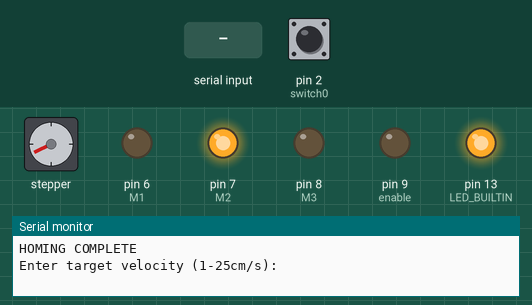
Bench run of a sketch on a simulated Arduino Uno, built with avr-gcc and run on an emulated ATmega328P. On the bench: stepper motor, output pins drawn as LEDs (lit = HIGH), the last lines printed to the serial monitor. Inputs (shaded band) come from the test bench; at power-on: pin 2 (switch0) LOW. Stepper angles assume 200 steps per turn.

Above: at 1.9 s.
2.0 s: "90,45,200\n" received over Serial
At 3.0 s:
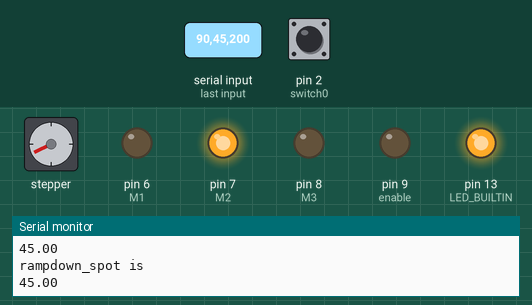
5.0 s: "30,150,10\n" received over Serial
At 7.4 s:
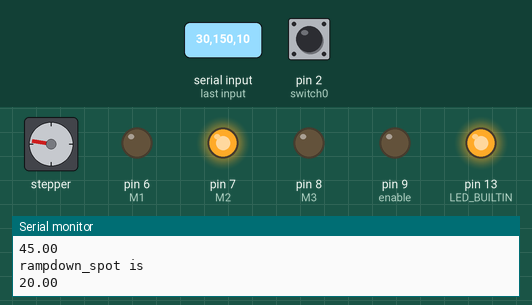
8.0 s: pin 2 (switch0) pulled HIGH for 3.2 s
13.4 s: "90,45\n" received over Serial
At 14.1 s:
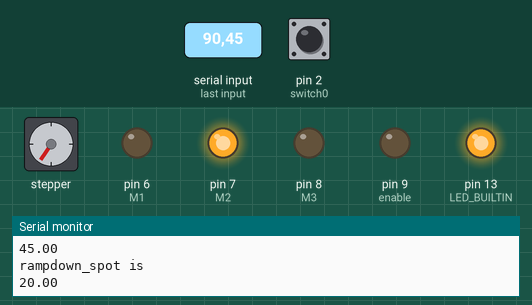
16.4 s: "30,150\n" received over Serial
At 17.7 s:
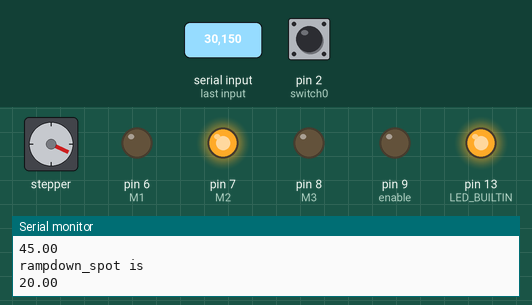
19.4 s: "1,90,45\n" received over Serial
Timing chart, 0 to 27.2 s (numbered marks = the images above; inputs shaded):
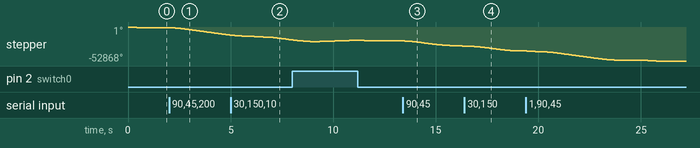

Measured:
- after the input at 2.0 s, stepper: keeps turning counter-clockwise at about 3825°/s, starting at once
- after the input at 13.4 s, stepper: keeps turning counter-clockwise at about 2713°/s, starting at once

The sketch:

gradual_accel_integrated.ino
```cpp
#include <AccelStepper.h>

//definitions
#define sixteenth_steps_per_cm 533
#define eighth_steps_per_cm  267
#define quarter_steps_per_cm  133
#define half_steps_per_cm  67
#define full_steps_per_cm  33

long int steps_per_cm = quarter_steps_per_cm; //num of steps to cover a cm
long int max_distance_allowed = 100; //dist in cm

long int max_position1_allowed = 70; //dist in cm
//long int max_position2_allowed = 60; //dist in cm

long int max_vel_allowed = 30; //velocity in cm/sec
long int max_vel_in_steps = max_vel_allowed * steps_per_cm; //convert to steps/sec
//long int max_accel_allowed = 30; //accel in cm/sq. sec
//long int max_accel_in_steps = max_accel_allowed * steps_per_cm; //convert to steps/sq sec

//pin assignments
int switch0 = 2; //high normally, goes low when limit switch is hit
int enable = 9; //enable pin for the stepper output.
int M1 = 6;
int M2 = 7;
int M3 = 8;

// Define a stepper and the pins it will use
AccelStepper stepper(AccelStepper::DRIVER, 4, 5);

long int pos = 100*steps_per_cm/2; //100cm * 533steps/cm (division by 2 because it goes from +val to -val)


float target_vel = 20.0;
float target_rampdown_spot = 40;
float target_accel;

void setup()
{
  Serial.begin(115200);
  pinMode(switch0, INPUT);
  pinMode(enable, OUTPUT);
  digitalWrite(enable, 0); //0 is enabled by default, 1 is disabled

  pinMode(M1, OUTPUT);
  pinMode(M2, OUTPUT);
  pinMode(M3, OUTPUT);
  digitalWrite(M1, 0);
  digitalWrite(M2, 1);
  digitalWrite(M3, 0); //0-0-0 is full step, 1-1-0 is eighth step, 1-1-1 is sixteenth step

  digitalWrite(LED_BUILTIN, 1);

  pinMode(LED_BUILTIN, OUTPUT);
  //attachInterrupt(digitalPinToInterrupt(switch0), switch0_changed, CHANGE);

  stepper.setMaxSpeed(30*steps_per_cm); //
  stepper.setAcceleration(50*steps_per_cm);

  stepper.setSpeed(5*steps_per_cm);
  stepper.setAcceleration(50*steps_per_cm);

  //PUT HOMING SEQUENCE HERE
  //to start homing, set a slightly positive posn and move slowly until switch is triggered
    stepper.moveTo(150*steps_per_cm);
    stepper.setSpeed(5.0*steps_per_cm); //set homing speed to medium-slow pace
    stepper.setAcceleration(50.0 * (float)steps_per_cm);  //bring accel back up high

    while(digitalRead(switch0)){  //keep moving until switch is triggered (goes low when triggered) OR we've gotten to the desired position
      stepper.runSpeedToPosition();
    }
    stepper.setCurrentPosition(stepper.currentPosition()); //zeros the position at which switch is triggered

    //once triggered, with the same slow vel, move forward 5cm
    stepper.moveTo(stepper.currentPosition() - 5*steps_per_cm);
    stepper.setSpeed(-5*steps_per_cm);
    //stepper.runToNewPosition((5) * steps_per_cm);
    while(stepper.distanceToGo() < 0){  //keep moving until switch is triggered (goes low when triggered) OR we've gotten to the desired position
      stepper.run();
    }

    Serial.println("HOMING COMPLETE");
}

void loop()
{
  //VELOCITY INPUT & INPUT-CHECKING STEP
  Serial.println("Enter target velocity (1-25cm/s):");
  while(Serial.available()==0){} //only continue once serial becomes available
  target_vel = Serial.parseFloat();
  if((target_vel > max_vel_allowed) || (target_vel < 1)){
    Serial.println("Entered velocity in cm/s is: ");
    Serial.println(target_vel);
    Serial.println("Entered velocity is outside the allowable value (1-25cm/s). Velocity set to 25cm/s instead.");
    target_vel = max_vel_allowed;
  }
  else{
    Serial.println("Entered velocity value is:");
    Serial.println(target_vel);
  }

  //POSN1 INPUT & INPUT-CHECKING STEP
  Serial.println("Enter stop location (20-60cm):");
  while(Serial.available()==0){} //only continue once serial becomes available
  target_rampdown_spot = Serial.parseFloat();
  if((target_rampdown_spot > max_position1_allowed)|| (target_rampdown_spot < 20)){
    Serial.println("Entered rampdown_spot is:");
    Serial.println(target_rampdown_spot);
    Serial.println("Entered rampdown_spot is outside the allowable range (20-70cm). rampdown_spot set to 20cm instead.");
    target_rampdown_spot = 20;
  }
  else{
    Serial.println("Entered rampdown_spot is:");
    Serial.println(target_rampdown_spot);
  }


  Serial.println("END OF USER INPUT SECTION");

  //CALC AND MOVEMENT PHASE START
  stepper.moveTo(stepper.currentPosition() - 20.0*steps_per_cm); //but we're only gonna go 10cm irl
  stepper.setSpeed(-1*(target_vel)*steps_per_cm);

  //accel calc
  target_accel = target_vel * target_vel / (2.0 * 10.0); //assumes secret p1 is 10cm from ramp start

  Serial.println("target_vel is");
  Serial.println(target_vel);
  Serial.println("target_accel is");
  Serial.println(target_accel);
  Serial.println("rampdown_spot is");
  Serial.println(target_rampdown_spot);

  stepper.setAcceleration(target_accel*steps_per_cm);

  while(stepper.distanceToGo() < -10.0*steps_per_cm){  //exit the loop before the run command actually stops
    stepper.run();
  }

  stepper.moveTo(stepper.currentPosition() - (target_rampdown_spot - 15.0)*steps_per_cm);
  stepper.setSpeed(-1*(target_vel)*steps_per_cm);

  while(stepper.distanceToGo() < 0){  //keep moving until switch is triggered (goes low when triggered) OR we've gotten to the desired position
    stepper.runSpeed();
  }

  //ramp down
  stepper.moveTo(stepper.currentPosition() - 15.0*steps_per_cm);
  stepper.setSpeed(-0.1*steps_per_cm);
  stepper.setAcceleration(target_accel*steps_per_cm/1.5);

  while(stepper.distanceToGo() < 0){  //exit the loop before the run command actually stops
    stepper.run();
  }
  //CALC AND MOVEMENT PHASE END

  Serial.println("END Position Reached!");

  //get user input to begin homing
  Serial.println("Enter any key to start homing process");
  while(Serial.available()==0){} //only continue once serial becomes available
  Serial.parseFloat();
  //to start homing, set a slightly positive posn and move slowly until switch is triggered
  stepper.moveTo(150.0*steps_per_cm);
  stepper.setSpeed(5.0*steps_per_cm); //set homing speed to medium-slow pace
  stepper.setAcceleration(50.0 * (float)steps_per_cm);  //bring accel back up high


  Serial.println("stepper.currentPosition() is:");
  Serial.println(stepper.currentPosition());
  Serial.println("stepper.targetPosition() is:");
  Serial.println(stepper.targetPosition());
  Serial.println("stepper.distanceToGo() is:");
  Serial.println(stepper.distanceToGo());
  Serial.println("stepper.speed() isz:");
  Serial.println(stepper.speed());

  stepper.moveTo(100*steps_per_cm);
  stepper.setSpeed(5.0*steps_per_cm); //set homing speed to medium-slow pace
  stepper.setAcceleration(50.0 * (float)steps_per_cm);  //bring accel back up high

  while(digitalRead(switch0)){  //keep moving until switch is triggered (goes low when triggered) OR we've gotten to the desired position
    stepper.runSpeedToPosition();
  }
  stepper.setCurrentPosition(stepper.currentPosition()); //zeros the position at which switch is triggered

  //once triggered, with the same slow vel, move forward 5cm
  stepper.moveTo(stepper.currentPosition() - 5*steps_per_cm);
  stepper.setSpeed(-5*steps_per_cm);
  //stepper.runToNewPosition((5) * steps_per_cm);
  while(stepper.distanceToGo() < 0){  //keep moving until switch is triggered (goes low when triggered) OR we've gotten to the desired position
    stepper.run();
  }

  //print: "HOMING COMPLETE" and end the loop
  Serial.println("HOMING COMPLETE");

  Serial.println("END OF LOOP");

}
```
